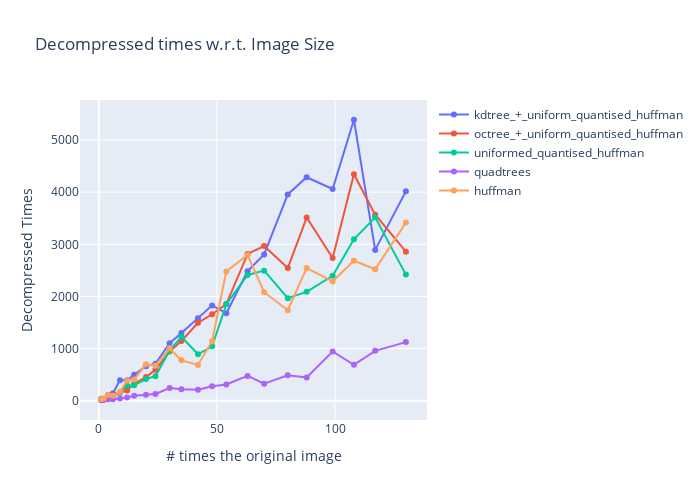

The notebook cell this image was saved under:
### Code cell
filter = {'huffman', 'uniformed_quantised_huffman', 'kdtree_+_uniform_quantised_huffman', 'quadtrees', 'octree_+_uniform_quantised_huffman'}
filtered_stats = dict()
# print(list(compressedTimes.keys()))
for item in filter:
    if item in compressedTimes.keys():
        filtered_stats[item] = copy.deepcopy(decompressTimes[item])
        
plot_image(pixel_counts, filtered_stats, "Decompressed times w.r.t. Image Size", "Decompressed Times")

### Figure 1 — Plotly figure (JSON) as saved in the notebook; plotly's stock layout.template omitted (floating-point values rounded to 4 significant figures)
{"data": [{"mode": "lines+markers", "name": "kdtree_+_uniform_quantised_huffman", "type": "scatter", "x": [1, 2, 4, 6, 9, 12, 15, 20, 24, 30, 35, 42, 48, 54, 63, 70, 80, 88, 99, 108, 117, 130], "y": [24, 18, 113, 144, 392, 394, 498, 663, 710, 1104, 1298, 1581, 1829, 1677, 2485, 2806, 3957, 4286, 4060, 5388, 2893, 4016]}, {"mode": "lines+markers", "name": "octree_+_uniform_quantised_huffman", "type": "scatter", "x": [1, 2, 4, 6, 9, 12, 15, 20, 24, 30, 35, 42, 48, 54, 63, 70, 80, 88, 99, 108, 117, 130], "y": [20, 39, 82, 111, 156, 196, 332, 454, 594, 943, 1146, 1495, 1659, 1853, 2815, 2967, 2546, 3513, 2738, 4342, 3567, 2859]}, {"mode": "lines+markers", "name": "uniformed_quantised_huffman", "type": "scatter", "x": [1, 2, 4, 6, 9, 12, 15, 20, 24, 30, 35, 42, 48, 54, 63, 70, 80, 88, 99, 108, 117, 130], "y": [38, 28, 64, 68, 162, 292, 298, 417, 472, 965, 1227, 892, 1043, 1853, 2413, 2495, 1967, 2088, 2395, 3097, 3517, 2419]}, {"mode": "lines+markers", "name": "quadtrees", "type": "scatter", "x": [1, 2, 4, 6, 9, 12, 15, 20, 24, 30, 35, 42, 48, 54, 63, 70, 80, 88, 99, 108, 117, 130], "y": [10, 13, 30, 29, 45, 62, 97, 117, 129, 244, 222, 212, 279, 313, 477, 328, 489, 445, 945, 691, 958, 1125]}, {"mode": "lines+markers", "name": "huffman", "type": "scatter", "x": [1, 2, 4, 6, 9, 12, 15, 20, 24, 30, 35, 42, 48, 54, 63, 70, 80, 88, 99, 108, 117, 130], "y": [28, 45, 109, 95, 173, 391, 408, 698, 673, 1006, 775, 688, 1146, 2480, 2795, 2081, 1736, 2544, 2289, 2685, 2521, 3416]}], "layout": {"height": 500, "showlegend": true, "title": {"text": "Decompressed times w.r.t. Image Size"}, "width": 700, "xaxis": {"autorange": true, "range": [-8.071, 139.1], "title": {"text": "# times the original image"}, "type": "linear"}, "yaxis": {"autorange": true, "range": [-368.7, 5767.0], "title": {"text": "Decompressed Times"}, "type": "linear"}}}
